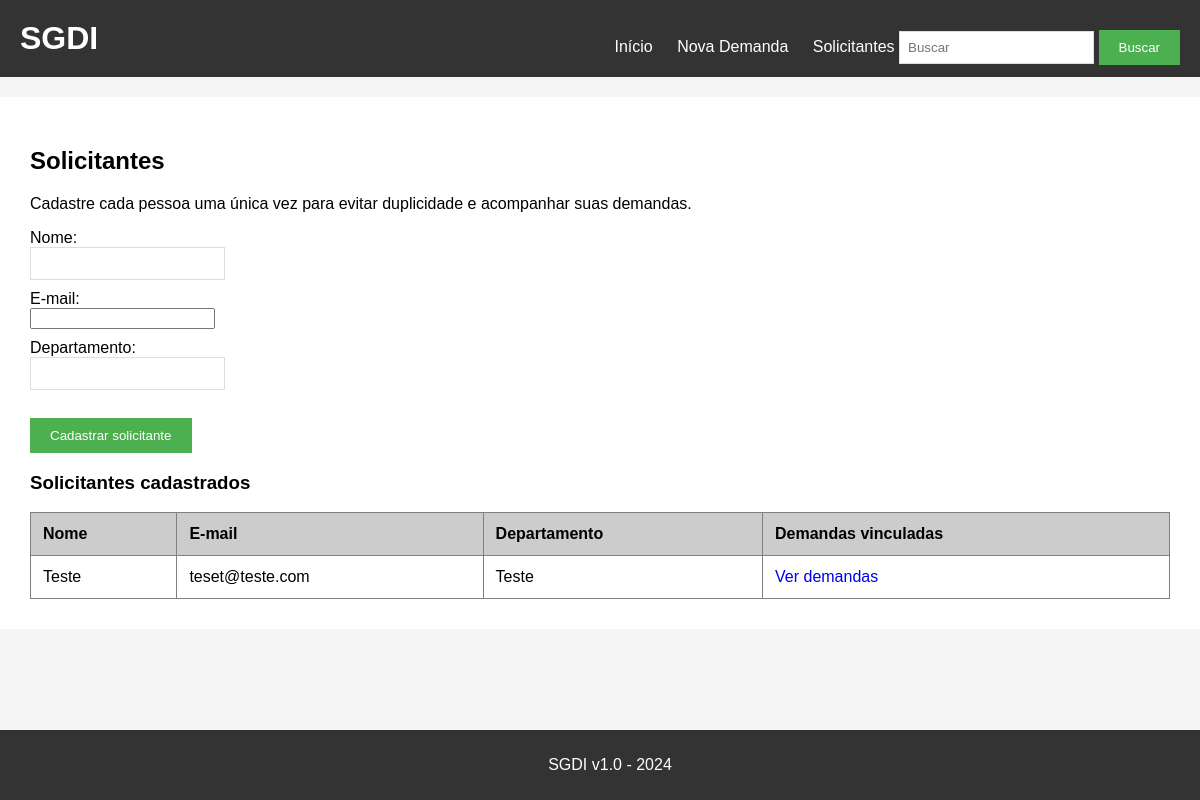
The page /solicitantes on the database its author committed.
### tables this page shows
CREATE TABLE solicitantes (
        id INTEGER PRIMARY KEY AUTOINCREMENT,
        nome TEXT NOT NULL COLLATE NOCASE UNIQUE,
        email TEXT NOT NULL COLLATE NOCASE UNIQUE,
        departamento TEXT NOT NULL
    );

### app.py (the view, shortened to what this page needs)
@app.route('/solicitantes', methods=['GET', 'POST'])
def solicitantes():
    conn = get_db()
    ensure_schema(conn)
    cadastrados = get_solicitantes(conn)
    conn.close()
    return render_template('solicitantes.html', solicitantes=cadastrados)

### app.py (called while the page is built)
def get_db():
    conn = sqlite3.connect('demandas.db')
    conn.row_factory = sqlite3.Row
    conn.execute('PRAGMA foreign_keys = ON')
    return conn

def ensure_schema(conn):
    conn.execute('''CREATE TABLE IF NOT EXISTS solicitantes (
        id INTEGER PRIMARY KEY AUTOINCREMENT,
        nome TEXT NOT NULL COLLATE NOCASE UNIQUE,
        email TEXT NOT NULL COLLATE NOCASE UNIQUE,
        departamento TEXT NOT NULL
    )''')
    columns = [row['name'] for row in conn.execute('PRAGMA table_info(demandas)')]
    if 'solicitante_id' not in columns:
        conn.execute('ALTER TABLE demandas ADD COLUMN solicitante_id INTEGER REFERENCES solicitantes(id)')
    conn.commit()

def get_solicitantes(conn):
    return conn.execute(
        'SELECT id, nome, email, departamento FROM solicitantes ORDER BY nome'
    ).fetchall()

### templates/solicitantes.html
{% extends "base.html" %}
{% block content %}
<h2>Solicitantes</h2>
<p>Cadastre cada pessoa uma única vez para evitar duplicidade e acompanhar suas demandas.</p>
<form method="POST" action="/solicitantes">
<div><label>Nome:</label><br><input type="text" name="nome" required></div>
<div><label>E-mail:</label><br><input type="email" name="email" required></div>
<div><label>Departamento:</label><br><input type="text" name="departamento" required></div><br>
<button type="submit">Cadastrar solicitante</button>
</form>
<h3>Solicitantes cadastrados</h3>
<table border="1" cellpadding="10" cellspacing="0" width="100%">
<thead><tr bgcolor="#cccccc"><th>Nome</th><th>E-mail</th><th>Departamento</th><th>Demandas vinculadas</th></tr></thead>
<tbody>
{% for solicitante in solicitantes %}
<tr><td>{{ solicitante['nome'] }}</td><td>{{ solicitante['email'] }}</td><td>{{ solicitante['departamento'] }}</td><td><a href="/?solicitante_id={{ solicitante['id'] }}">Ver demandas</a></td></tr>
{% else %}<tr><td colspan="4">Nenhum solicitante cadastrado.</td></tr>{% endfor %}
</tbody></table>
{% endblock %}

### static/style.css (style rules this page uses)
body { font-family: Arial, sans-serif; background-color: #f5f5f5; padding: 0; margin: 0; }
button { background-color: #4CAF50; color: white; padding: 10px 20px; border: none; cursor: pointer; }
table { border-collapse: collapse; }
th { text-align: left; padding: 12px; }
td { padding: 12px; }
table a { text-decoration: none; }
form div { margin-bottom: 10px; }
input[type="text"], textarea { padding: 8px; border: 1px solid #ddd; }
input[type="text"], textarea, select { padding: 8px; border: 1px solid #ddd; max-width: 100%; }

### templates/base.html (style rules this page uses)
body { margin: 0; }

### rows shown on the page
solicitantes: nome "Teste", email "teset@teste.com", departamento "Teste"
